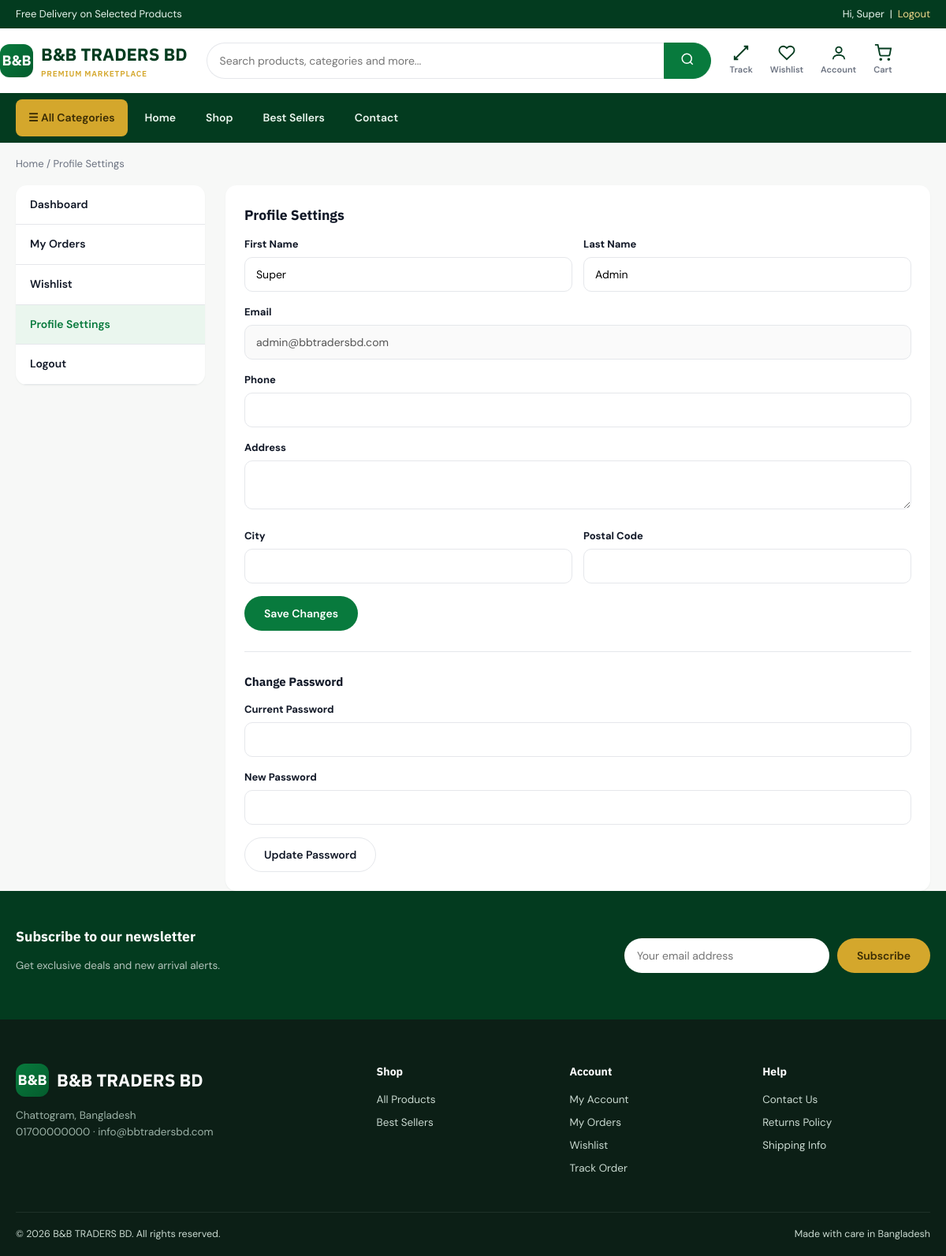
/account/profile.php (signed in), run on the app's committed database.
### tables this page shows
CREATE TABLE users (
    id INT UNSIGNED AUTO_INCREMENT PRIMARY KEY,

    first_name VARCHAR(80) NOT NULL,
    last_name VARCHAR(80) NOT NULL,

    email VARCHAR(150) NOT NULL,
    password VARCHAR(255) NOT NULL,

    phone VARCHAR(30) DEFAULT NULL,

    address TEXT DEFAULT NULL,
    city VARCHAR(100) DEFAULT NULL,
    postal_code VARCHAR(20) DEFAULT NULL,

    avatar VARCHAR(255) DEFAULT NULL,

    role ENUM(
        'member',
        'admin',
        'super_admin'
    ) NOT NULL DEFAULT 'member',

    status ENUM(
        'active',
        'inactive',
        'blocked'
    ) NOT NULL DEFAULT 'active',

    created_at TIMESTAMP NOT NULL DEFAULT CURRENT_TIMESTAMP,
    updated_at TIMESTAMP NOT NULL DEFAULT CURRENT_TIMESTAMP
        ON UPDATE CURRENT_TIMESTAMP,

    UNIQUE KEY uq_users_email (email),
    KEY idx_users_role (role),
    KEY idx_users_status (status),
    KEY idx_users_created (created_at)
);

### includes/functions.php (called while the page is built, shortened)
<?php
function clean($value) {
    return htmlspecialchars(trim($value ?? ''), ENT_QUOTES, 'UTF-8');
}
function get_settings() {
    static $settings = null;
    if ($settings === null) {
        global $pdo;
        $settings = [];
        try {
            $stmt = $pdo->query("SELECT setting_key, setting_value FROM settings");
            foreach ($stmt->fetchAll() as $row) {
                $settings[$row['setting_key']] = $row['setting_value'];
            }
        } catch (Exception $e) {
            $settings = [];
        }
    }
    return $settings;
}
function get_setting($key, $default = '') {
    $settings = get_settings();
    return $settings[$key] ?? $default;
}

### includes/auth.php (called while the page is built, shortened)
<?php
function current_user() {
    static $user = null;
    if ($user !== null) return $user ?: null;
    global $pdo;
    $stmt = $pdo->prepare("SELECT id, first_name, last_name, email, phone, address, city, postal_code, avatar, role, status
                            FROM users WHERE id = ? LIMIT 1");
    $stmt->execute([$_SESSION['user_id']]);
    $row = $stmt->fetch();
    $user = $row;
    return $user;
}
function is_logged_in() {
    return current_user() !== null;
}
function require_login() {
    if (!is_logged_in()) {
        $_SESSION['redirect_after_login'] = $_SERVER['REQUEST_URI'];
        redirect('login.php');
    }
}

### account/profile.php (the view, shortened to what this page needs)
<?php
require_login();
$user = current_user();
require_once __DIR__ . '/../includes/header.php';
?>
<div class="container">
  <div class="breadcrumb"><a href="<?= BASE_URL ?>index.php">Home</a> / Profile Settings</div>
  <div class="account-layout">
    <?php include __DIR__ . '/includes-nav.php'; ?>
    <div class="account-card">
      <h3 style="margin-bottom:14px;">Profile Settings</h3>
      <form method="post">
        <div class="form-row">
          <div class="form-group"><label>First Name</label><input class="form-control" name="first_name" value="<?= clean($user['first_name']) ?>"></div>
          <div class="form-group"><label>Last Name</label><input class="form-control" name="last_name" value="<?= clean($user['last_name']) ?>"></div>
        </div>
        <div class="form-group"><label>Email</label><input class="form-control" value="<?= clean($user['email']) ?>" disabled></div>
        <div class="form-group"><label>Phone</label><input class="form-control" name="phone" value="<?= clean($user['phone']) ?>"></div>
        <div class="form-group"><label>Address</label><textarea class="form-control" name="address" rows="2"><?= clean($user['address']) ?></textarea></div>
        <div class="form-row">
          <div class="form-group"><label>City</label><input class="form-control" name="city" value="<?= clean($user['city']) ?>"></div>
          <div class="form-group"><label>Postal Code</label><input class="form-control" name="postal_code" value="<?= clean($user['postal_code']) ?>"></div>
        </div>
        <button type="submit" class="btn btn-primary">Save Changes</button>
      </form>
      <hr style="border:none; border-top:1px solid var(--border); margin:26px 0;">
      <h4 style="margin-bottom:14px;">Change Password</h4>
      <form method="post">
        <div class="form-group"><label>Current Password</label><input class="form-control" type="password" name="current_password"></div>
        <div class="form-group"><label>New Password</label><input class="form-control" type="password" name="new_password"></div>
        <button type="submit" class="btn btn-outline">Update Password</button>
      </form>
    </div>
  </div>
</div>
<?php require_once __DIR__ . '/../includes/footer.php'; ?>

### includes/header.php (shortened to what this page needs)
<?php
$currentUser = current_user();
$currentPage = basename($_SERVER['SCRIPT_NAME']);
?>
<!DOCTYPE html>
<html lang="en">
<head>
<title><?= isset($pageTitle) ? clean($pageTitle) . ' | ' : '' ?><?= clean(get_setting('site_name', 'B&B TRADERS BD')) ?></title>
<link rel="stylesheet" href="<?= BASE_URL ?>assets/css/style.css?v=<?= filemtime(__DIR__ . '/../assets/css/style.css') ?>">
</head>
<body>
<div class="topbar">
  <div class="container">
    <span><?= clean(get_setting('announcement_text', 'Free Delivery on Selected Products')) ?></span>
    <span>
      <?php if ($currentUser): ?>
        Hi, <?= clean($currentUser['first_name']) ?> &nbsp;|&nbsp; <a href="<?= BASE_URL ?>logout.php">Logout</a>
      <?php else: ?>
        <a href="<?= BASE_URL ?>login.php">Login</a> / <a href="<?= BASE_URL ?>register.php">Sign Up</a>
      <?php endif; ?>
    </span>
  </div>
</div>
<header class="site-header">
  <div class="container header-main">
    <a href="<?= BASE_URL ?>index.php" class="brand">
      <span class="logo-badge">B&amp;B</span>
      <span>B&amp;B TRADERS BD<small>PREMIUM MARKETPLACE</small></span>
    </a>
    <div class="header-search">
      <form action="<?= BASE_URL ?>shop.php" method="get">
        <input type="text" name="q" placeholder="Search products, categories and more..." value="<?= clean($_GET['q'] ?? '') ?>">
        <button type="submit">
          <svg width="18" height="18" viewBox="0 0 24 24" fill="none" stroke="#fff" stroke-width="2"><circle cx="11" cy="11" r="8"/><path d="M21 21l-4.35-4.35"/></svg>
        </button>
      </form>
    </div>
    <div class="header-actions">
      <a href="<?= BASE_URL ?>track-order.php" class="header-action">
        <svg viewBox="0 0 24 24" fill="none" stroke-width="2"><path d="M3 3h18v18H3z" opacity="0"/><path d="M16 3h5v5M21 3l-9 9M8 21H3v-5M3 21l9-9"/></svg>
        Track
      </a>
      <a href="<?= BASE_URL . ($currentUser ? 'account/wishlist.php' : 'login.php') ?>" class="header-action">
        <svg viewBox="0 0 24 24" fill="none" stroke-width="2"><path d="M20.8 4.6a5.5 5.5 0 00-7.8 0L12 5.6l-1-1a5.5 5.5 0 00-7.8 7.8l1 1L12 21l7.8-7.6 1-1a5.5 5.5 0 000-7.8z"/></svg>
        Wishlist
      </a>
      <a href="<?= BASE_URL . ($currentUser ? 'account/dashboard.php' : 'login.php') ?>" class="header-action">
        <svg viewBox="0 0 24 24" fill="none" stroke-width="2"><circle cx="12" cy="8" r="4"/><path d="M4 21c0-4 4-6 8-6s8 2 8 6"/></svg>
        Account
      </a>
      <a href="<?= BASE_URL ?>cart.php" class="header-action">
        <svg viewBox="0 0 24 24" fill="none" stroke-width="2"><circle cx="9" cy="21" r="1"/><circle cx="20" cy="21" r="1"/><path d="M1 1h4l2.7 13.4a2 2 0 002 1.6h9.7a2 2 0 002-1.6L23 6H6"/></svg>
        Cart
      </a>
    </div>
  </div>
  <nav class="main-nav" id="mainNav">
    <div class="container">
      <a href="<?= BASE_URL ?>shop.php" class="all-cat-btn">&#9776; All Categories</a>
      <a href="<?= BASE_URL ?>index.php" class="<?= $currentPage === 'index.php' ? 'active' : '' ?>">Home</a>
      <a href="<?= BASE_URL ?>shop.php" class="<?= $currentPage === 'shop.php' ? 'active' : '' ?>">Shop</a>
      <a href="<?= BASE_URL ?>best-sellers.php" class="<?= $currentPage === 'best-sellers.php' ? 'active' : '' ?>">Best Sellers</a>
      <a href="<?= BASE_URL ?>contact.php">Contact</a>
    </div>
  </nav>
</header>
<main>

### assets/css/style.css (style rules this page uses)
:root { --green:#087A3D; --green-dark:#045C2D; --green-deep:#033B1F; --gold:#D4A72C; --bg:#F7F8F7; --white:#FFFFFF; --text:#111827; --text-soft:#6B7280; --border:#E5E7EB; --success:#16A34A; --danger:#DC2626; --warning:#F59E0B; --radius:14px; --radius-sm:8px; --shadow-sm:0 1px 2px rgba(3,59,31,.06); --shadow-md:0 8px 24px rgba(3,59,31,.08); --shadow-lg:0 20px 45px rgba(3,59,31,.14); --font-heading:'IBM Plex Sans', 'Inter', sans-serif; --font-body:'DM Sans', 'Inter', sans-serif; }
* { box-sizing:border-box; }
html { scroll-behavior:smooth; }
body { margin:0; font-family:var(--font-body); color:var(--text); background:var(--bg); font-size:15px; line-height:1.55; -webkit-font-smoothing:antialiased; }
h1,h2,h3,h4,h5 { font-family:var(--font-heading); margin:0 0 .5em; font-weight:700; color:var(--text); }
a { color:inherit; text-decoration:none; }
button { font-family:inherit; cursor:pointer; }
input,select,textarea { font-family:inherit; font-size:14px; }
.container { max-width:1280px; margin:0 auto; padding:0 20px; }
.btn { display:inline-flex; align-items:center; justify-content:center; gap:8px; padding:12px 24px; border-radius:999px; font-weight:600; font-size:14px; border:1px solid transparent; transition:.2s ease; white-space:nowrap; }
.btn-primary { background:var(--green); color:#fff; }
.btn-outline { background:transparent; border-color:var(--border); color:var(--text); }
.topbar { background:var(--green-deep); color:#e9f5ee; font-size:13px; padding:8px 0; }
.topbar .container { display:flex; justify-content:space-between; align-items:center; gap:12px; flex-wrap:wrap; }
.topbar a { color:#f2d98a; }
.site-header { background:#fff; border-bottom:1px solid var(--border); position:sticky; top:0; z-index:200; }
.header-main { display:flex; align-items:center; gap:24px; padding:16px 0; }
.brand { display:flex; align-items:center; gap:10px; font-family:var(--font-heading); font-weight:800; font-size:22px; color:var(--green-deep); }
.brand .logo-badge { width:42px; height:42px; border-radius:12px; background:linear-gradient(135deg,var(--green),var(--green-dark)); display:flex; align-items:center; justify-content:center; color:#fff; font-size:18px; font-weight:800; box-shadow:var(--shadow-sm); }
.brand small { display:block; font-size:10px; font-weight:600; letter-spacing:.08em; color:var(--gold); }
.header-search { flex:1; max-width:640px; position:relative; }
.header-search form { display:flex; }
.header-search input { flex:1; padding:13px 16px; border:1.5px solid var(--border); border-radius:999px 0 0 999px; border-right:none; outline:none; }
.header-search button { padding:0 20px; border:1.5px solid var(--green); background:var(--green); color:#fff; border-radius:0 999px 999px 0; }
.header-actions { display:flex; align-items:center; gap:22px; }
.header-action { display:flex; flex-direction:column; align-items:center; gap:2px; font-size:11px; color:var(--text-soft); position:relative; font-weight:600; }
.header-action svg { width:22px; height:22px; stroke:var(--green-deep); }
.main-nav { background:var(--green-deep); }
.main-nav .container { display:flex; align-items:center; gap:6px; overflow-x:auto; }
.main-nav a { padding:13px 16px; color:#eaf5ee; font-size:14px; font-weight:600; white-space:nowrap; display:block; }
.all-cat-btn { background:var(--gold); color:#3a2c05 !important; border-radius:8px; margin:8px 0; }
.breadcrumb { font-size:13px; color:var(--text-soft); padding:16px 0; }
.form-group { margin-bottom:16px; }
.form-group label { display:block; font-size:13px; font-weight:700; margin-bottom:6px; }
.form-control { width:100%; padding:12px 14px; border:1.5px solid var(--border); border-radius:10px; outline:none; }
.form-row { display:grid; grid-template-columns:1fr 1fr; gap:14px; }
.account-layout { display:grid; grid-template-columns:240px 1fr; gap:26px; align-items:start; }
.account-card { background:#fff; border-radius:var(--radius); padding:24px; box-shadow:var(--shadow-sm); }

### data on the page
users: first_name "Super", last_name "Admin", email "admin@bbtradersbd.com"

### other printed values
get_setting('announcement_text', 'Free Delivery on Selected Products') "Free Delivery on Selected Products"
get_setting('site_address', 'Chattogram, Bangladesh') "Chattogram, Bangladesh"
get_setting('site_phone', '') "01700000000"
get_setting('site_email', '') "info@bbtradersbd.com"
